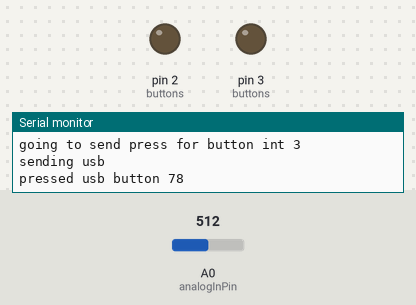
The sketch below on a simulated Arduino Leonardo, built with avr-gcc and run on an emulated ATmega32U4. Shown: output pins drawn as LEDs (lit = HIGH), the last lines printed to the serial monitor. Inputs (shaded band) come from the test bench; at power-on: A0 (analogInPin) = 512. USB keyboard and mouse output is not drawn.

Above: at 1.2 s.
1.3 s: A0 (analogInPin) set to 450
2.8 s: A0 (analogInPin) set to 423
At 3.6 s:
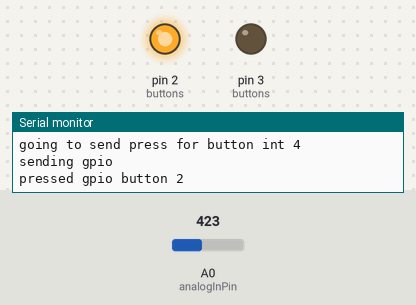
4.3 s: A0 (analogInPin) set to 280
5.8 s: A0 (analogInPin) set to 270
At 7.0 s:
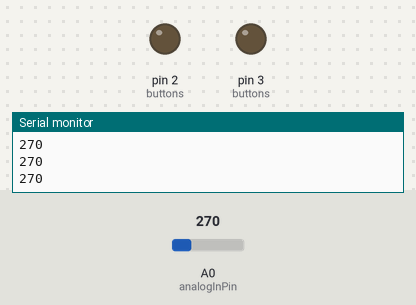
7.3 s: A0 (analogInPin) set to 122
At 8.1 s:
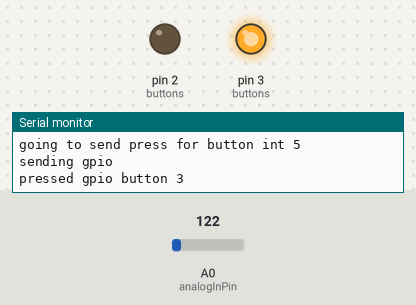
8.8 s: A0 (analogInPin) set to 86
10.3 s: A0 (analogInPin) set to 74
At 10.7 s:
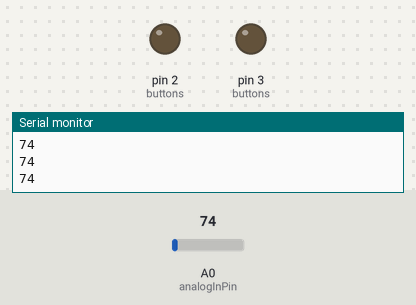
Timing chart, 0 to 12.8 s (numbered marks = the images above; inputs shaded):
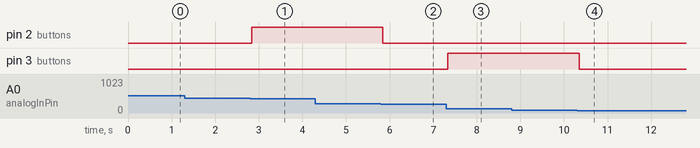

Measured:
- the behaviour switches between 440 and 439 on A0 (analogInPin) (found by bisection; images 0 and 1)
- the behaviour switches between 271 and 270 on A0 (analogInPin) (found by bisection; images 1 and 2)
- the behaviour switches between 81 and 80 on A0 (analogInPin) (found by bisection; images 3 and 4)
- after the input at 2.8 s, pin 2 (buttons): LOW → HIGH at once
- after the input at 4.3 s, every drawn part: stays the same
- after the input at 5.8 s, pin 2 (buttons): HIGH → LOW after 0.05 s
- after the input at 7.3 s, pin 3 (buttons): LOW → HIGH at once
- after the input at 8.8 s, every drawn part: stays the same
- after the input at 10.3 s, pin 3 (buttons): HIGH → LOW after 0.05 s

The sketch:

main.ino
```cpp
// By: Rutger de Graaf
// 06-10-2018

#include "Keyboard.h"

// buttons[i][0] = minTrigger,
// buttons[i][1] = maxTrigger,
// buttons[i][2] = funcType(1=pinOut or 2=Usb),
// buttons[i][3] = funcValue(pinout or ascii),
const int buttons[][4] = {
  {880, 940, 2, 77}, //phone    905 m
  {790, 860, 2, 66}, //source   810 b
  {651, 780, 2, 86}, //down     685 v
  {450, 650, 2, 78}, //up       530 n
  {270, 440, 1, 2},  //vol_u    355
  {80, 260, 1, 3},   //vol_d    140
};
const int analogInPin = A0;  // Analog input pin that the stepped resistor circuit is attached to

int x = 0;                //value read from the pot
int i;                    //button loop-counter
int c = 0;                //button streak-counter
boolean found = false;    //global counter-stop
int v = 4;                //verify necessary detection length in loops to press button
int vr = 4;               //verify necessary detection length in loops to release button
int d = 10;               //check-loop duration in ms

int d2 = 10;              //button-hold-loop duration in ms
int pressed = false;      //loop break condition for holding the button

void setup() {
  //initialize serial communications at 9600 bps
  Serial.begin(9600);
  //set pinout types
  int j;
  for(j = 0; j <= 5; j = j + 1) {
    //if button type is pinOut
    if(buttons[j][2] == 1) {
      //enable that pin as output
      pinMode(buttons[j][3], OUTPUT);
    }
  }
  Keyboard.begin();
}

void loop() {
  //read the analog in value and print to serial
  x = analogRead(analogInPin);
  Serial.println(x);

  //loop through all possible buttons
  for(i = 0; i <= 5; i = i + 1) {
    //if this button is not detected: skip to next iteration
    if(x <= buttons[i][0] || x >= buttons[i][1]) {
      continue;
    }
    //button is detected
    Serial.print("button detected for value ");
    Serial.print(x);
    c = c + 1;
    Serial.print(", c = ");
    Serial.println(c);
    //if button is not detected enough times: break
    if(c < v) {
      break;
    }
    //send button press event
    buttonPress(i);
    c = 0;
    break;
  }

  //delay next read
  delay(d);
}

void buttonPress(int i){
  Serial.print("going to send press for button int ");
  Serial.println(i);
  if(buttons[i][2] == 1) {
    Serial.println("sending gpio");
    buttonGpio(i);
  }
  if(buttons[i][2] == 2) {
    Serial.println("sending usb");
    buttonUsb(i);
  }
}

void buttonGpio(int i) {
  int pinOut = buttons[i][3];
  c = 0;
  Serial.print("pressed gpio button ");
  Serial.println(pinOut);
  digitalWrite(pinOut, HIGH);
  pressed = true;
  while(pressed) {
    x = analogRead(analogInPin);
    if(x <= buttons[i][0] || x >= buttons[i][1]) {
      Serial.print("Outvalue detected: ");
      Serial.println(x);
      c = c + 1;
    } else {
      c = 0;
    }
    if(c >= vr) {
      pressed = false;
    }
    delay(d2);
  }
  digitalWrite(pinOut, LOW);
  Serial.print("released gpio button ");
  Serial.println(pinOut);
}

void buttonUsb(int i) {
  Keyboard.begin();
  int ascii = buttons[i][3];
  c = 0;
  Serial.print("pressed usb button ");
  Serial.println(ascii);
  Keyboard.press(ascii);
  pressed = true;
  while(pressed) {
    x = analogRead(analogInPin);
    if(x <= buttons[i][0] || x >= buttons[i][1]) {
      Serial.print("Outvalue detected: ");
      Serial.println(x);
      c = c + 1;
    } else {
      c = 0;
    }
    if(c >= vr) {
      pressed = false;
    }
    delay(d2);
  }
  Keyboard.release(ascii);
  Serial.print("released usb button ");
  Serial.println(ascii);
}
```
